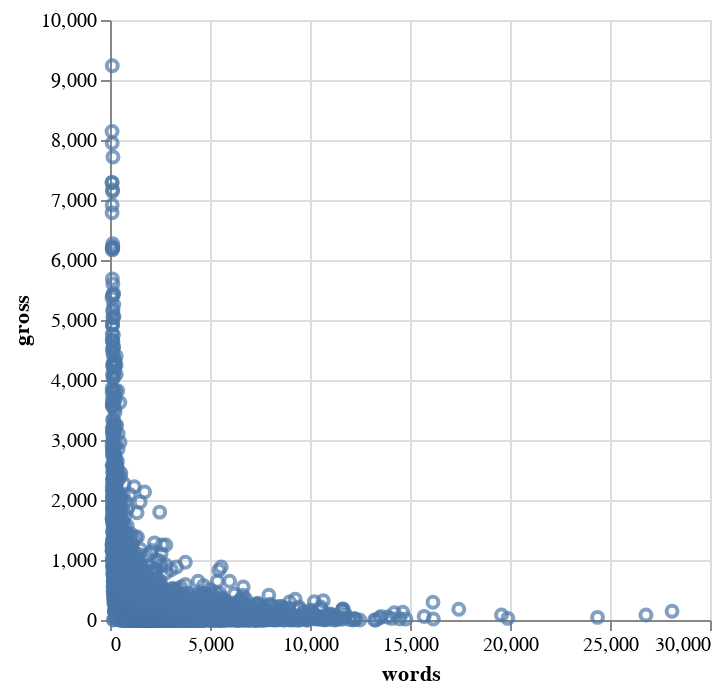

The notebook cell this image was saved under:
### Markdown cell above
### How could test if there was any relationship between the film’s gross value and the amount of dialogue in the film?

### Code cell
grouped_dialogue_df3 = dialogue_df.groupby(['words', 'gender'])['gross'].sum().reset_index()
alt.Chart(grouped_dialogue_df3).mark_point().encode(
    x='words',
    y='gross',
)

### Figure 1 — Vega specification as saved in the notebook (floating-point values rounded to 4 significant figures; data arrays with more than 128 entries replaced by an {"elided": "..."} marker saying what was removed)
{"$schema": "https://vega.github.io/schema/vega/v5.json", "data": [{"name": "source_0", "values": {"elided": "5341 records"}}, {"name": "source_0_x_domain_words", "values": [{"min": 101, "max": 28102}]}, {"name": "source_0_y_domain_gross", "values": [{"min": 0.0, "max": 9237.0}]}], "marks": [{"type": "symbol", "name": "marks", "from": {"data": "source_0"}, "encode": {"update": {"y": {"field": "gross", "scale": "y"}, "opacity": {"value": 0.7}, "x": {"field": "words", "scale": "x"}, "stroke": {"value": "#4c78a8"}, "fill": {"value": "transparent"}}}, "style": ["point"]}], "scales": [{"name": "x", "type": "linear", "domain": [{"signal": "(data(\"source_0_x_domain_words\")[0] || {}).min"}, {"signal": "(data(\"source_0_x_domain_words\")[0] || {}).max"}], "range": [0, {"signal": "width"}], "zero": true, "nice": true}, {"name": "y", "type": "linear", "domain": [{"signal": "(data(\"source_0_y_domain_gross\")[0] || {}).min"}, {"signal": "(data(\"source_0_y_domain_gross\")[0] || {}).max"}], "range": [{"signal": "height"}, 0], "zero": true, "nice": true}], "axes": [{"scale": "x", "maxExtent": 0, "orient": "bottom", "aria": false, "minExtent": 0, "ticks": false, "domain": false, "grid": true, "gridScale": "y", "tickCount": {"signal": "ceil(width/40)"}, "zindex": 0, "labels": false}, {"scale": "y", "grid": true, "aria": false, "maxExtent": 0, "ticks": false, "zindex": 0, "tickCount": {"signal": "ceil(height/40)"}, "orient": "left", "gridScale": "x", "minExtent": 0, "domain": false, "labels": false}, {"scale": "x", "tickCount": {"signal": "ceil(width/40)"}, "labelOverlap": true, "title": "words", "orient": "bottom", "grid": false, "labelFlush": true, "zindex": 0}, {"scale": "y", "title": "gross", "labelOverlap": true, "zindex": 0, "grid": false, "tickCount": {"signal": "ceil(height/40)"}, "orient": "left"}], "height": 300, "width": 300, "style": "cell", "padding": 5, "background": "white"}
